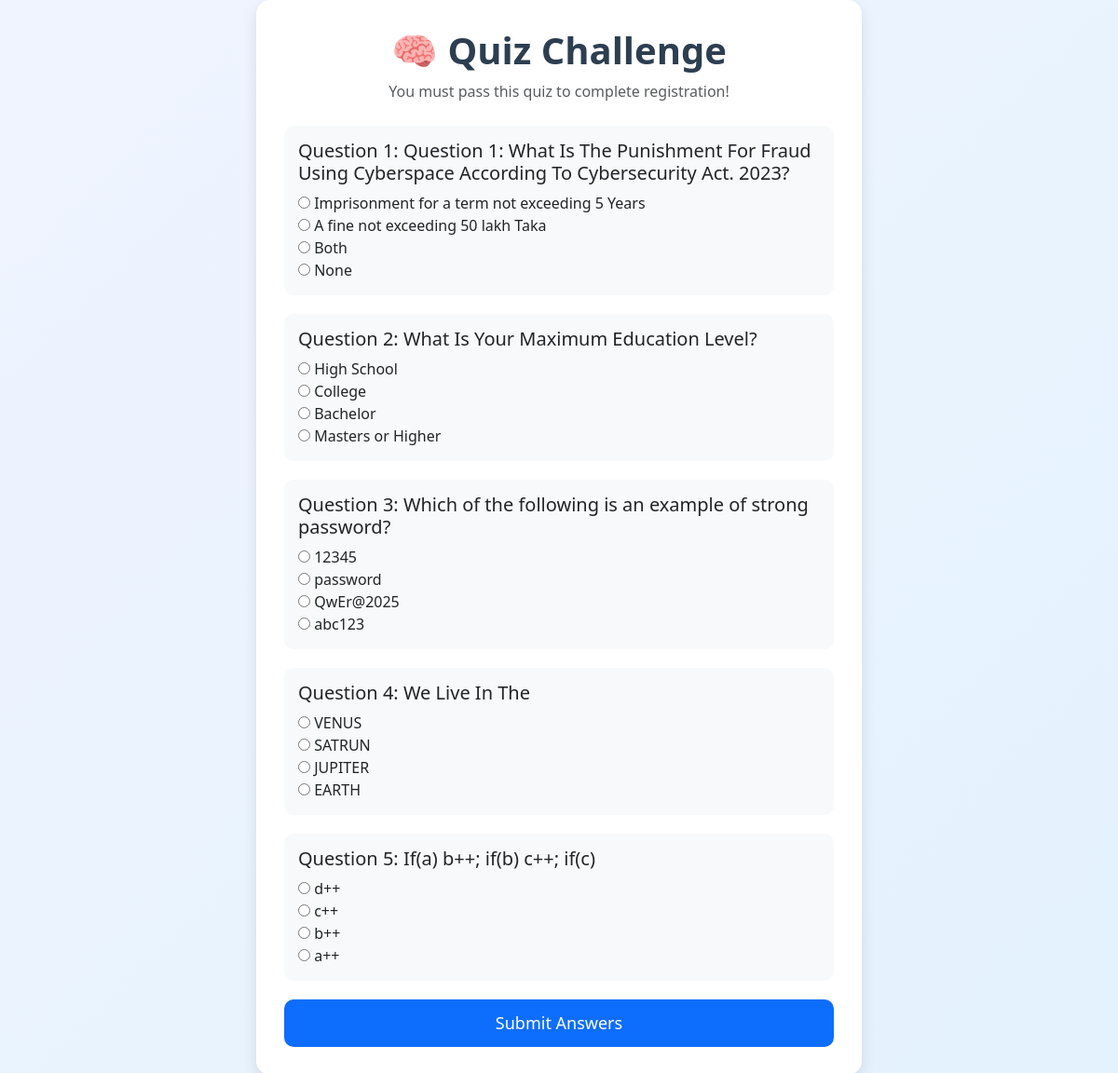
Screenshot of /accounts/quiz/ with the database file from the repository.
### accounts/models.py (models this page shows, shortened)
class Question(models.Model):
    question_text = models.TextField()
    opt_a = models.CharField(max_length=240)
    opt_b = models.CharField(max_length=240)
    opt_c = models.CharField(max_length=240)
    opt_d = models.CharField(max_length=240)
    correct_option = models.CharField(max_length=1, choices=[
        ("A", "Option A"),
        ("B", "Option B"),
        ("C", "Option C"),
        ("D", "Option D"),
    ])

### accounts/views.py (the view, shortened to what this page needs)
# urls.py: path("quiz/", views.quiz, name="quiz"),
def quiz(request):
    if request.method == "GET":
        if "quiz_ids" not in request.session:
            all_ids = list(Question.objects.values_list("id", flat=True))
            chosen = random.sample(all_ids, min(5, len(all_ids)))
            request.session["quiz_ids"] = chosen
        questions = Question.objects.filter(id__in=request.session["quiz_ids"])
        return render(request, "accounts/account_quiz.html", {"questions": questions})

### templates/accounts/account_quiz.html (shortened to what this page needs)
{% load static %}
<!DOCTYPE html>
<html lang="en">
<head>
  <link href="https://cdn.jsdelivr.net/npm/bootstrap@5.3.3/dist/css/bootstrap.min.css" rel="stylesheet">
</head>
<body>
  <div class="quiz-card">
    <div class="quiz-header">
      <h1>🧠 Quiz Challenge</h1>
      <p class="text-muted">You must pass this quiz to complete registration!</p>
    </div>
    <form method="POST">
      {% for q in questions %}
        <div class="question-block">
          <h5>Question {{ forloop.counter }}: {{ q.question_text }}</h5>
          <div class="mt-2">
            <label><input type="radio" name="q{{ q.id }}" value="A" required> {{ q.opt_a }}</label><br>
            <label><input type="radio" name="q{{ q.id }}" value="B"> {{ q.opt_b }}</label><br>
            <label><input type="radio" name="q{{ q.id }}" value="C"> {{ q.opt_c }}</label><br>
            <label><input type="radio" name="q{{ q.id }}" value="D"> {{ q.opt_d }}</label>
          </div>
        </div>
      {% endfor %}
      <button type="submit">Submit Answers</button>
    </form>
  </div>
</body>
</html>

### templates/accounts/account_quiz.html (style rules this page uses)
body { background: linear-gradient(135deg, #f0f4ff, #e3f2fd); min-height: 100vh; display: flex; align-items: center; justify-content: center; }
.quiz-card { background: white; padding: 30px; border-radius: 15px; box-shadow: 0 6px 15px rgba(0,0,0,0.1); width: 90%; max-width: 650px; }
.quiz-header { text-align: center; margin-bottom: 25px; }
.quiz-header h1 { font-weight: bold; color: #2c3e50; }
.question-block { background: #f8f9fa; padding: 15px; border-radius: 10px; margin-bottom: 20px; }
button { width: 100%; background-color: #0d6efd; border: none; padding: 12px; color: white; font-size: 18px; border-radius: 10px; transition: background-color 0.3s; }

### rows the page displays
Question: question_text "Question 1: What Is The Punishment For Fraud Using Cyberspace According To Cybersecurity Act. 2023?", opt_a "Imprisonment for a term not exceeding 5 Years", opt_b "A fine not exceeding 50 lakh Taka", opt_c "Both", opt_d "None"
Question: question_text "What Is Your Maximum Education Level?", opt_a "High School", opt_b "College", opt_c "Bachelor", opt_d "Masters or Higher"
Question: question_text "Which of the following is an example of strong password?", opt_a "12345", opt_b "password", opt_c "QwEr@2025", opt_d "abc123"
Question: question_text "We Live In The", opt_a "VENUS", opt_b "SATRUN", opt_c "JUPITER", opt_d "EARTH"
Question: question_text "If(a) b++; if(b) c++; if(c)", opt_a "d++", opt_b "c++", opt_c "b++", opt_d "a++"
